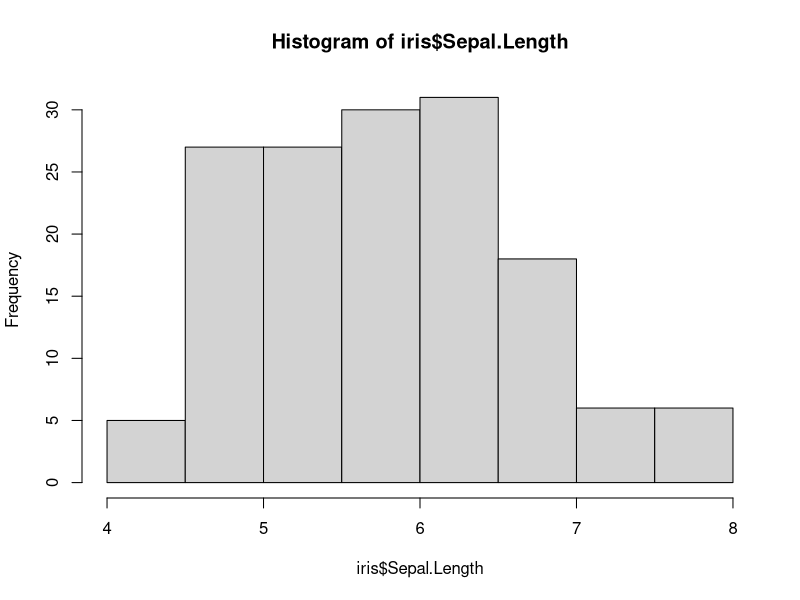
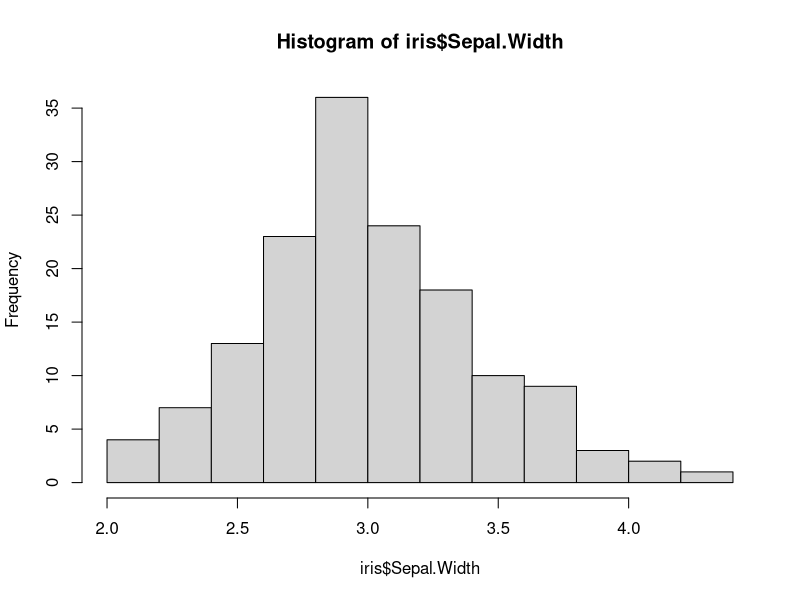
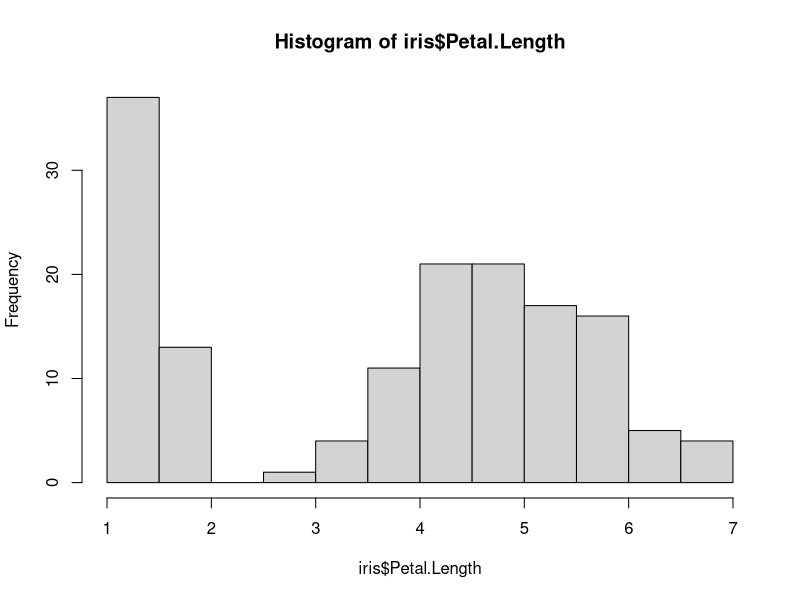

Write the R code that produced these figures, in order. (Note: this script raises an error after producing the figures.)
hist(iris$Sepal.Length)

hist(iris$Sepal.Width)
hist(iris$Petal.Length)

#Pie Chart
pie(table(iris$species))

midterm = c(30, 34, 38, 44, 45, 46, 47, 48, 50, 50, 51, 52, 53, 53, 53, 54)

#Histogram
hist(midterm)

#Stem and Leaf Plots
a = c(55, 61, 94, 94, 69, 77, 68, 54, 85, 77, 92, 92, 81, 73, 69, 81,
      75, 84, 70, 81, 81, 89, 59, 72, 82, 62)

stem(a)

stem(iris$Sepal.Length, scale=0.5)

#Box Plot
b = c(78, 99, 47, 53, 71, 69, 60, 57, 45, 88)

boxplot(a, b)

boxplot(Sepal.Width~species, data=iris)

#Basic Statistical Function

#Mean
mean(a)
#Variance
var(a)
#Standard Deviation
sd(a)
min(a)
max(a)
#pth Percentile
quantile(a, 0.5)

quantile(iris$Sepal.Length, 0.75)
